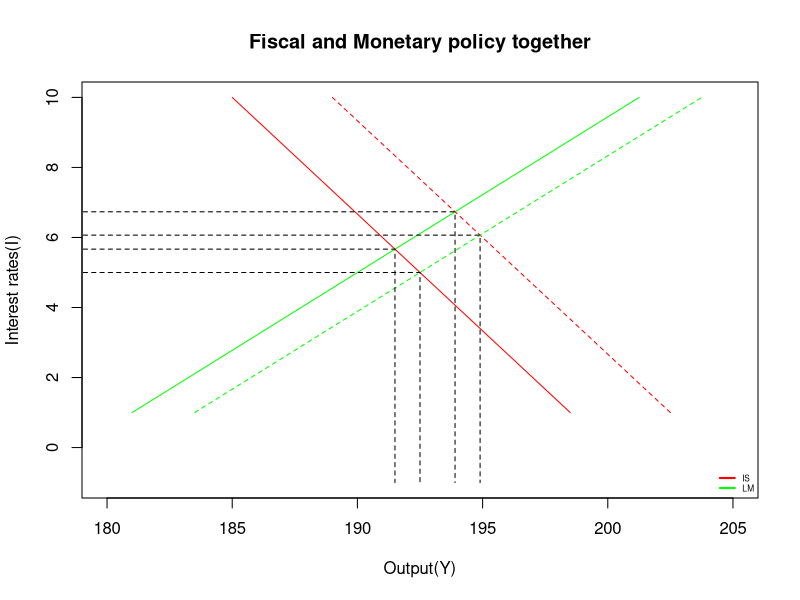

Write R code to recreate this figure.
# IS curve equation
# y = output; c = marginal propensity to consume; alpha = 1/(1-c) A = autonomous component;
# b = Senstivity to interest rates; i = interest rates
# I = I.0 - b*i (investment equation)
# y = alpha*A - alpha*b*i

IS.curve <- function(c, A, b, i) {
    y = (1 / (1 - c)) * A - (1 / (1 - c)) * b * i
    return(y)
}


# LM curve equation
# Usual definitions follow from above; k = sensitivity of transactions demand for money to change in income
# h = senstivity of speculative demand for money to change in income; MS = real money supply in the economy 
# ((nominal money)/(prices)
# y = MS/k - (h/k)*i

LM.curve <- function(ms, h, k, i) {
    y = ms / k + (h / k) * i
    return(y)
}

# Function to calculate the point of intersection of the IS and LM curves

Intersect <- function(c, A, b, ms, h, k, i) # Using cramers rule to solve a system of simultaneous equations
    {
    a1 <- (1 / (1 - c)) * b
    b1 <- 1
    c1 <- (1 / (1 - c)) * A
    a2 <- -(h / k)
    b2 <- 1
    c2 <- ms / k
    stopifnot(a1 * b2 - b1 * a2 != 0) # We need to make sure that the determinant is non-zero.
    return(list(
            x = (b2 * c1 - b1 * c2) / (a1 * b2 - b1 * a2),
            y = (a1 * c2 - a2 * c1) / (a1 * b2 - b1 * a2)
            )
        )
}

# IS curve plotting

autonomous.component <- 100
mpc <- 0.5
b <- 0.75
i <- c(1, 2, 3, 4, 5, 6, 7, 8, 9, 10)
y.is <- IS.curve(mpc, autonomous.component, b, i)

# LM curve plotting

ms <- 143
h <- 1.8
k <- 0.8
y.lm <- LM.curve(ms, h, k, i)

# Effect of government spending or tax cut of any other form of fiscal policy

autonomous.component.gov <- 102 # Say the government spending increased by 2 units
y.is.gov <- IS.curve(mpc, autonomous.component.gov, b, i)

# Effect of increasing money supply by the central bank (or monetary policy)

ms.mon <- 145 # money supply increased by 2 units
y.lm.mon <- LM.curve(ms.mon, h, k, i)

# Finding the point of intersection of the IS-LM curves

intersect <- Intersect(mpc, autonomous.component, b, ms, h, k, i)
intersect.gov <- Intersect(mpc, autonomous.component.gov, b, ms, h, k, i)
intersect.mon <- Intersect(mpc, autonomous.component, b, ms.mon, h, k, i)
intersect.mon.gov <- Intersect(mpc, autonomous.component.gov, b, ms.mon, h, k, i)


# IS-LM framework

plot(y.is, i, xlim = c(180, 205), ylim = c(-1, 10), type = "l",
main = "Fiscal and Monetary policy together", xlab = "Output(Y)",
ylab = "Interest rates(I)", col = "red")

lines(y.lm, i, type = "l", col = "green")
lines(y.is.gov, i, type = "l", lty = 2, col = "red")
lines(y.lm.mon, i, type = "l", lty = 2, col = "green")
legend("bottomright", c("IS", "LM"), cex = 0.5, col = c("red", "green"), lwd = 2, bty = "n")

lines(c(-1, intersect$y, intersect$y), c(intersect$x, intersect$x, -1), lty = 2, col = 'black')
lines(c(-1, intersect.gov$y, intersect.gov$y), c(intersect.gov$x, intersect.gov$x, -1), lty = 2, col = 'black')
lines(c(-1, intersect.mon$y, intersect.mon$y), c(intersect.mon$x, intersect.mon$x, -1), lty = 2, col = 'black')
lines(c(-1, intersect.mon.gov$y, intersect.mon.gov$y),
c(intersect.mon.gov$x, intersect.mon.gov$x, -1), lty = 2, col = 'black')